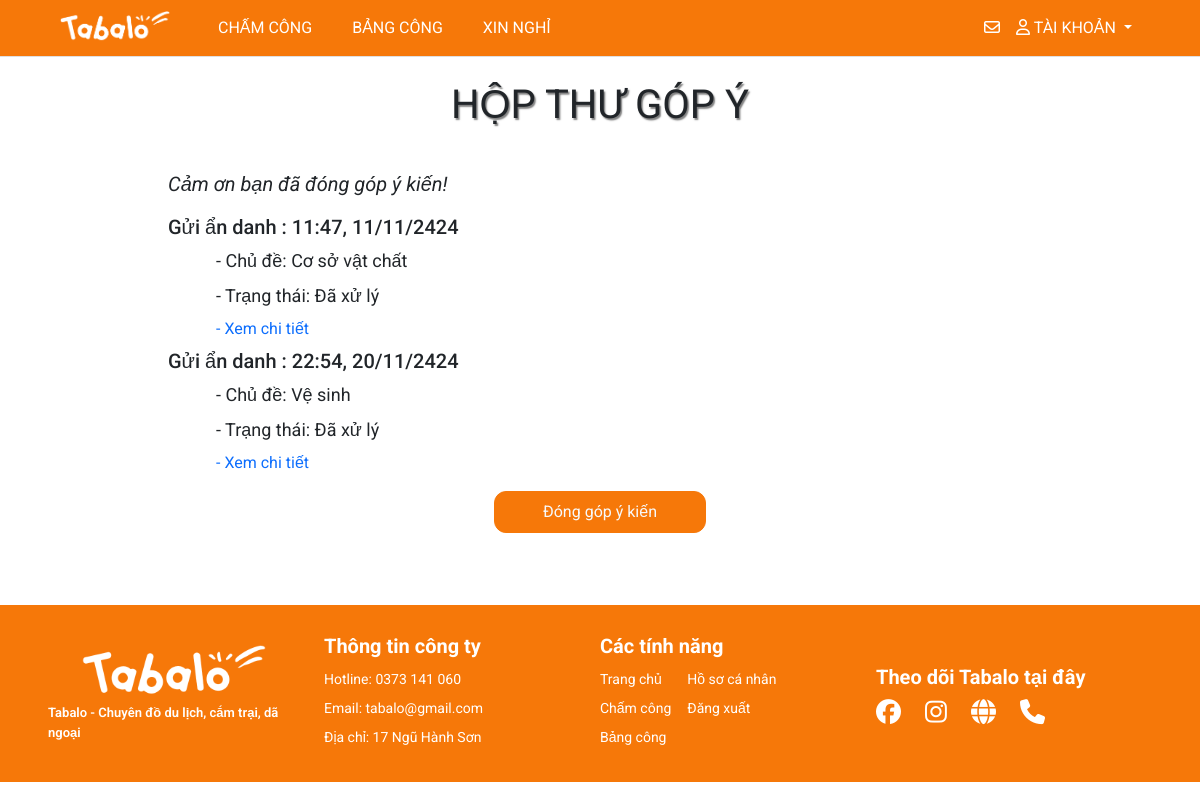
/letters/ (signed in), run on the app's committed database.
### myapp/models.py (models this page shows, shortened)
class Letter(models.Model):
    user = models.ForeignKey(User, on_delete=models.CASCADE)
    is_anonymous = models.BooleanField(default=False)
    topic = models.ForeignKey(TopicLetter, on_delete=models.CASCADE)
    content = models.TextField()
    status = models.CharField(max_length=30, choices=[('Đang xử lý', 'Đang xử lý'),('Đã xử lý', 'Đã xử lý')], default='Đang xử lý')
    created_at = models.DateTimeField(auto_now_add=True)

class TopicLetter(models.Model):
  name = models.CharField(max_length=50)
  def __str__(self):
      return self.name

### myapp/views.py (the view, shortened to what this page needs)
# urls.py: path('letters/', views.letters, name='letters'),
def letters(request):
    if request.user.is_authenticated:
        title = 'Hòm thư ý kiến'
        my_letters = Letter.objects.filter(user=request.user)
        form = LetterForm(request.POST or None)
        context = {'title': title, 'form': form, 'my_letters': my_letters}
        return render(request, 'pages/letters.html', context)
    else:
        return redirect('login')

### management/context_processors.py (called while the page is built)
def pending_dayoff(request):
  count_pending = DayOffRequest.objects.filter(status='pending').count()
  return {'count_pending': count_pending}

### templates/pages/letters.html (shortened to what this page needs)
{% extends '../layouts/base.html' %}
{% block main %}
<br>
<h1 style="text-align:center; font-weight: 400; text-shadow: 1.5px 1.5px 1.5px rgba(0, 0, 0, 0.5);" class="mb-4">HỘP THƯ GÓP Ý</h1>
<div class="container" style="display:flex; justify-content:center">
  <div style="width: 80%;">
    <div class="font-rbt mt-3 mb-3" style="font-size: 20px;">
      <em>
        Cảm ơn bạn đã đóng góp ý kiến!
      </em>
    </div>
    <div>
    {% if my_letters %}
      {% for lt in my_letters %}
        <h5 class="mt-2" style="font-size:20px">
          {% if lt.is_anonymous %} Gửi ẩn danh {% else %} Gửi công khai {% endif %}: {{ lt.created_at|date:"H:i, d/m/yy" }}
        </h5>
        <div class="px-5">
          <div style="font-size: 18px;" class="pb-2">- Chủ đề: {{ lt.topic.name }}</div>
          <div style="font-size: 18px;" class="pb-2">- Trạng thái: {{ lt.status }}</div>
          <a href="/letters/{{ lt.id }}/" style="text-decoration: none;">- Xem chi tiết</a>
        </div>
      {% endfor %}
    {% else %}
        <h5 style="font-size:20px">Bạn chưa đóng góp ý kiến</h5>
    {% endif %}
    <center>
      <button class="btn btn-info bg-btn btn-letter mt-3 text-light pe-5 ps-5 pt-2 pb-2">Đóng góp ý kiến</button>
    </center>
    </div>
  </div>
</div>
<br><br>
{% load static %}
{% endblock %}

### static/styles/style.css (style rules this page uses)
.bg-btn { background-color: #F67809 !important; --bs-btn-border-color: #F67809 !important; border-radius: 12px !important; --bs-btn-hover-border-color: none !important; --bs-btn-active-bg: none !important; --bs-btn-active-border-color: none !important; }
.font-rbt { font-family: 'Roboto', sans-serif; }

### data on the page
Letter: is_anonymous "Gửi ẩn danh", created_at "11:47, 11/11/2424", topic.name "Cơ sở vật chất", status "Đã xử lý"
Letter: is_anonymous "Gửi ẩn danh", created_at "22:54, 20/11/2424", topic.name "Vệ sinh", status "Đã xử lý"
